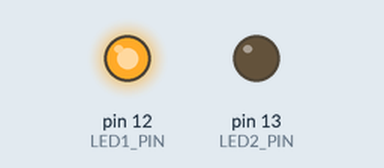
Simulated run of this sketch. Board: Arduino Uno, built with avr-gcc and run on an emulated ATmega328P. Parts: output pins drawn as LEDs (lit = HIGH).

Above: at 0.5 s.
At 5.0 s:
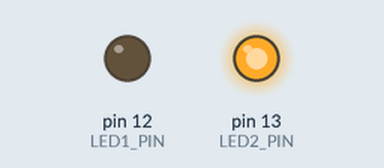
Timing chart, 0 to 6.9 s (numbered marks = the images above):
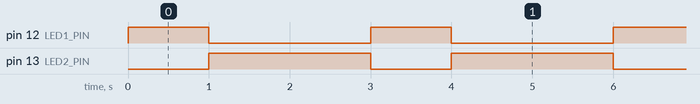

The sketch:

sketch-01-blinky.ino
```cpp
/* We're defining here a few constants. Constants cannot be change
 * after loading the program on the Arduino. To define a constant,
 * use the primitive (special command) #define followed by the name
 * of the constant and it's value. Everything is separated by white
 * spaces (spaces, tabs). You can use as many whitespaces as you
 * like. The name of the constant must start with a letter and can
 * have only letters, numbers or underscores.
 *
 * We're connecting:
 * LED1:
 * PIN 12 ---|>|--- GND
 * LED2:
 * PIN 13 ---|>|--- GND
 */
#define LED1_PIN			12
#define LED2_PIN			13
#define LED1_ON_TIME_MS		1000
#define LED2_ON_TIME_MS		2000

void setup () {
	pinMode (LED1_PIN, OUTPUT);
	pinMode (LED2_PIN, OUTPUT);
	digitalWrite (LED1_PIN, LOW);
	digitalWrite (LED2_PIN, LOW);
	}
void loop () {
	digitalWrite (LED1_PIN, HIGH);
	digitalWrite (LED2_PIN, LOW);
	delay (LED1_ON_TIME_MS);
	digitalWrite (LED1_PIN, LOW);
	digitalWrite (LED2_PIN, HIGH);
	delay (LED2_ON_TIME_MS);
	}
```

Measured:
- by itself, pin 12 (LED1_PIN): alternates HIGH for 1.0 s and LOW for 2.0 s
- by itself, pin 13 (LED2_PIN): alternates HIGH for 2.0 s and LOW for 1.0 s
